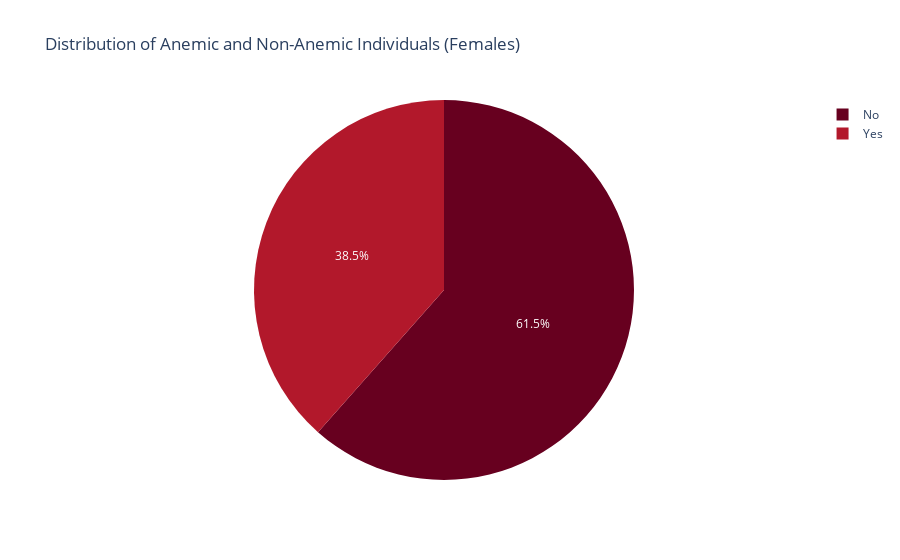

Notebook code for this chart:
### Code cell
d1=df[df["Sex"]=="F"]

anemia_counts = d1['Anaemic'].value_counts()

fig = px.pie(
    anemia_counts,
    names=anemia_counts.index,
    values=anemia_counts.values,
    title='Distribution of Anemic and Non-Anemic Individuals (Females)',
    color_discrete_sequence=px.colors.sequential.RdBu
)

fig.show()

### Figure 1 — Plotly figure (JSON) as saved in the notebook; plotly's stock layout.template omitted (floating-point values rounded to 4 significant figures)
{"data": [{"domain": {"x": [0, 1], "y": [0, 1]}, "hovertemplate": "Anaemic=%{label}<br>value=%{value}<extra></extra>", "labels": ["No", "Yes"], "legendgroup": "", "name": "", "showlegend": true, "type": "pie", "values": [16, 10]}], "layout": {"legend": {"tracegroupgap": 0}, "piecolorway": ["rgb(103,0,31)", "rgb(178,24,43)", "rgb(214,96,77)", "rgb(244,165,130)", "rgb(253,219,199)", "rgb(247,247,247)", "rgb(209,229,240)", "rgb(146,197,222)", "rgb(67,147,195)", "rgb(33,102,172)", "rgb(5,48,97)"], "title": {"text": "Distribution of Anemic and Non-Anemic Individuals (Females)"}}}
